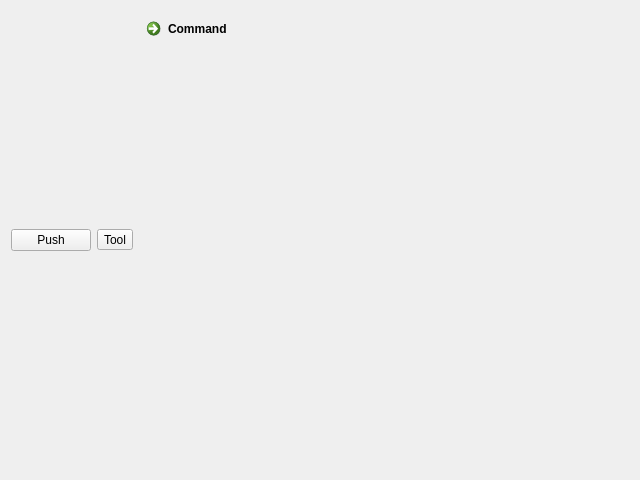
<?xml version="1.0" encoding="UTF-8"?>
<!-- SPDX-License-Identifier: MIT -->
<ui version="4.0">
 <class>ButtonRow</class>
 <widget class="QWidget" name="ButtonRow">
  <property name="geometry">
   <rect>
    <x>0</x>
    <y>0</y>
    <width>640</width>
    <height>480</height>
   </rect>
  </property>
  <property name="windowTitle">
   <string>Buttons</string>
  </property>
  <layout class="QHBoxLayout" name="row">
   <item><widget class="QPushButton" name="push"><property name="text"><string>Push</string></property></widget></item>
   <item><widget class="QToolButton" name="tool"><property name="text"><string>Tool</string></property></widget></item>
   <item><widget class="QCommandLinkButton" name="command"><property name="text"><string>Command</string></property></widget></item>
   <item><widget class="QDialogButtonBox" name="box"/></item>
  </layout>
 </widget>

</ui>
